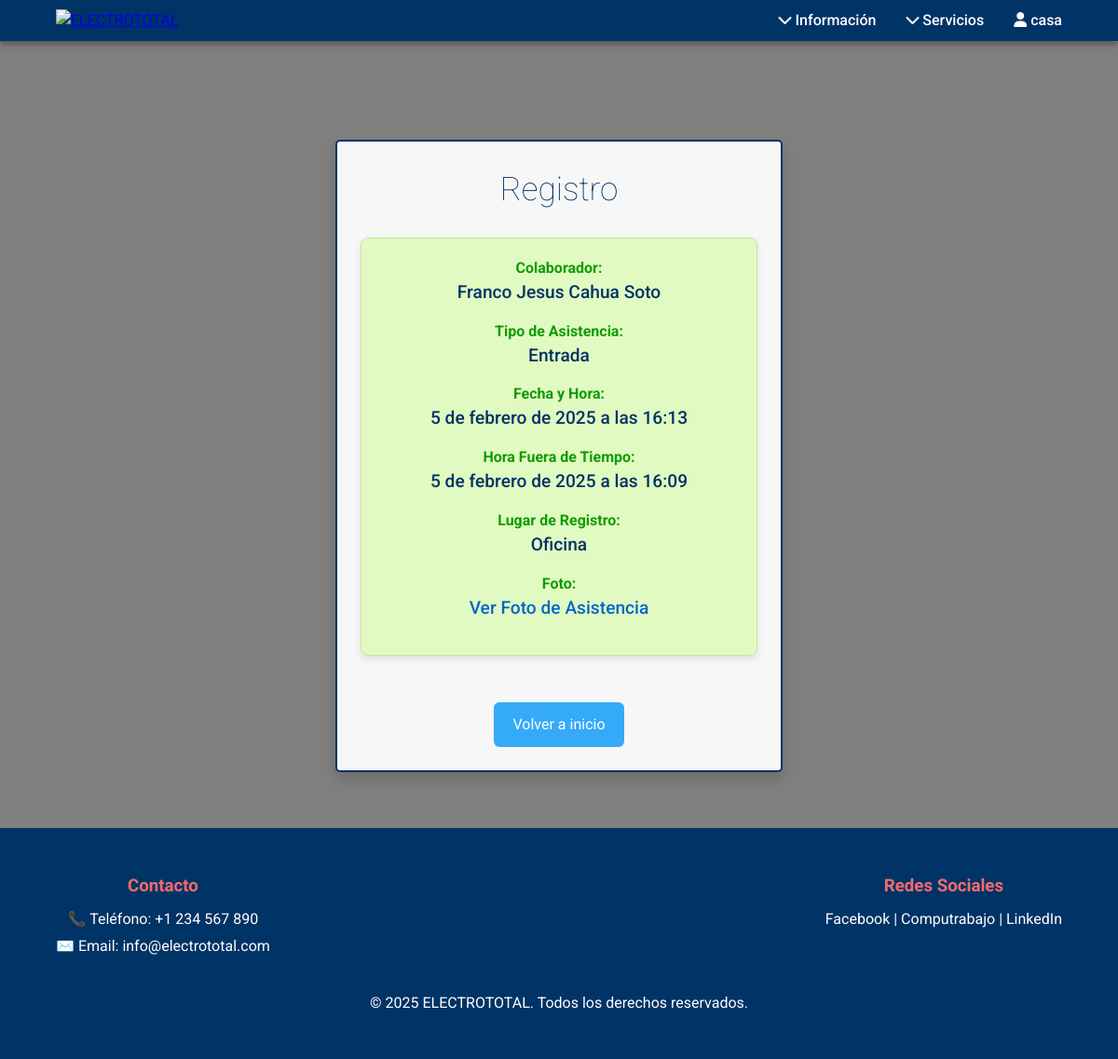
The app's page /personal/record/41/ (signed in), older data.
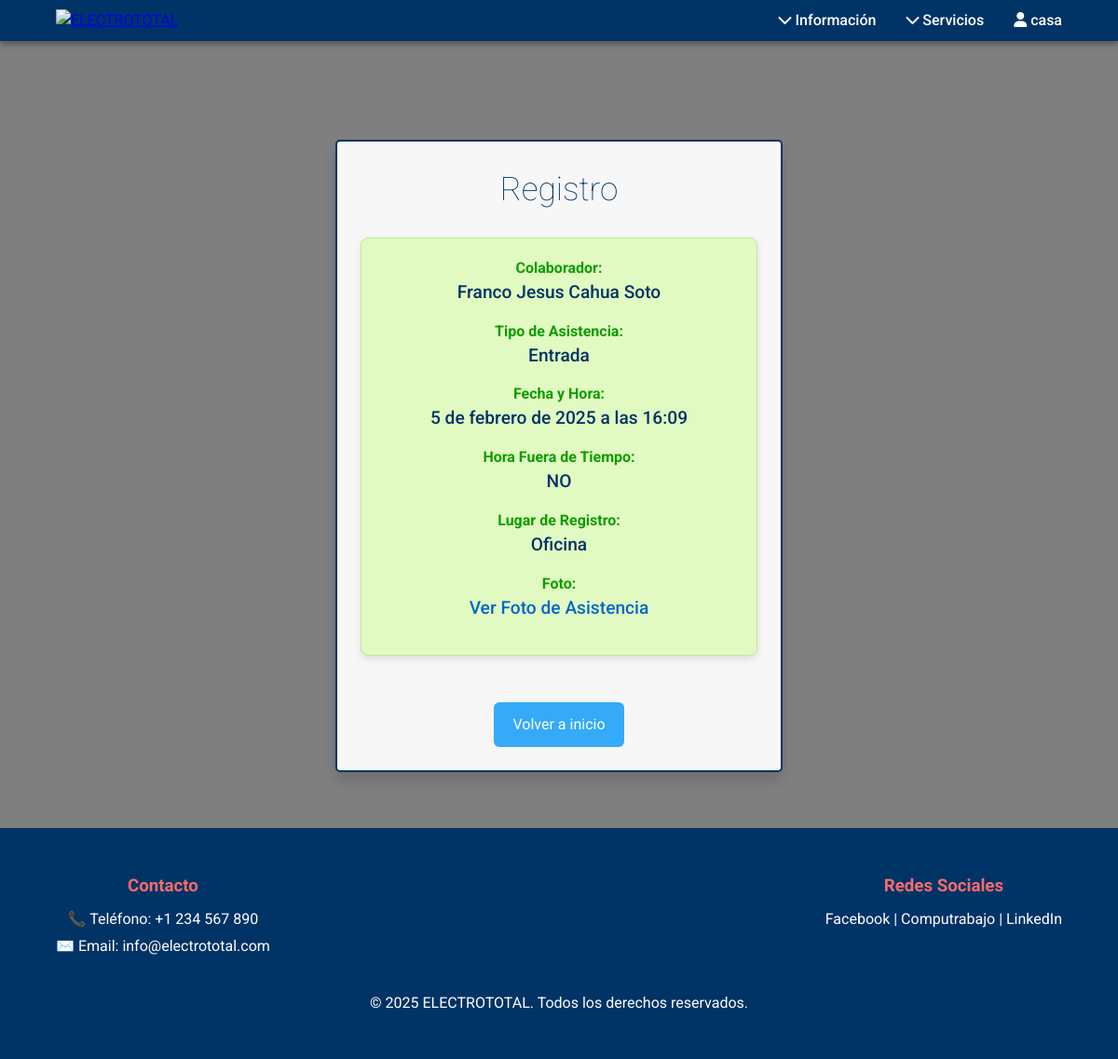
The same page, newer data.
### personal/models.py (models this page shows, shortened)
class Record(models.Model):
    isDelete= models.BooleanField(default=False)
    typeIsInput= models.BooleanField(default=True)
    placeIsOffice=models.BooleanField(default=False)
    collaborator=models.ForeignKey(Collaborator, on_delete=models.CASCADE)
    placeDescription=models.CharField(max_length=30,blank=True,null=True)
    partialDateTime = models.DateTimeField(default=timezone.now )
    dateTime=models.DateTimeField(default=timezone.now)
    unTimelyDateTime = models.DateTimeField(null=True, blank=True)
    photo = models.ImageField(upload_to='fotos_asistencia/')
    objects=ModelManager()

class Collaborator(models.Model):
    isDelete= models.BooleanField(default=False)
    user = models.OneToOneField(CustomUser, on_delete=models.CASCADE)
    favoritePlaceIsOffice=models.BooleanField(default=False)
    isWorking=models.IntegerField(default=-1)
    objects=ModelManager()

class CustomUser(AbstractUser):
    isDelete= models.BooleanField(default=False)
    isAdmin = models.BooleanField(default=False)

### personal/views.py (the view)
# urls.py: path('record/<int:record_id>/', views.recordDetailView, name='record'), #user OK
@login_required
def recordDetailView(request, record_id):
    record = Record.objects.get(id=record_id)
    return render(request, 'record.html', {'record': record})

### personal/templates/record.html (shortened to what this page needs)
{% extends 'base.html' %}
{% block content %}
    <main class="form-container">
        <h1 class="titulo-confirmacion">Registro</h1>
        <div class="mensaje-exito">
            <div class="info-dato-container">
                <p><strong>Colaborador:</strong></p>
                <p class="info-dato">{{ record.collaborator.user.first_name }}</p>
            </div>
            <div class="info-dato-container">
                <p><strong>Tipo de Asistencia:</strong></p>
                <p class="info-dato"> {% if record.typeIsInput %}Entrada{% else %}Salida{% endif %}</p>
            </div>
            <div class="info-dato-container">
                <p><strong>Fecha y Hora:</strong></p>
                <p class="info-dato">{{ record.dateTime }}</p>
            </div>
            <div class="info-dato-container">
                <p><strong>Hora Fuera de Tiempo:</strong></p>
                <p class="info-dato"> {% if record.unTimelyDateTime %}{{ record.unTimelyDateTime }}{% else %}NO{% endif %}</p>
            </div>
            <div class="info-dato-container">
                <p><strong>Lugar de Registro:</strong></p>
                <p class="info-dato" > {% if record.placeIsOffice %}Oficina{% else %}{{ record.placeDescription }}{% endif %}</p>
            </div>
            <div class="info-dato-container">
                <p><strong>Foto:</strong></p>
                <a href="{{ record.photo.url }}" target="_blank" class="link-foto">Ver Foto de Asistencia</a>
            </div>
        </div>
        <a href="{% url 'home' %}" class="btn-volver">Volver a inicio</a>
    </main>
{% endblock %}

Row changes from the older to the newer data that the page shows:
changed Record "Franco Jesus Cahua Soto": dateTime "5 de febrero de 2025 a las 16:13" → "5 de febrero de 2025 a las 16:09"; unTimelyDateTime "5 de febrero de 2025 a las 16:09" → (not shown)
Text that changed along with them:
text now shown: "NO"
